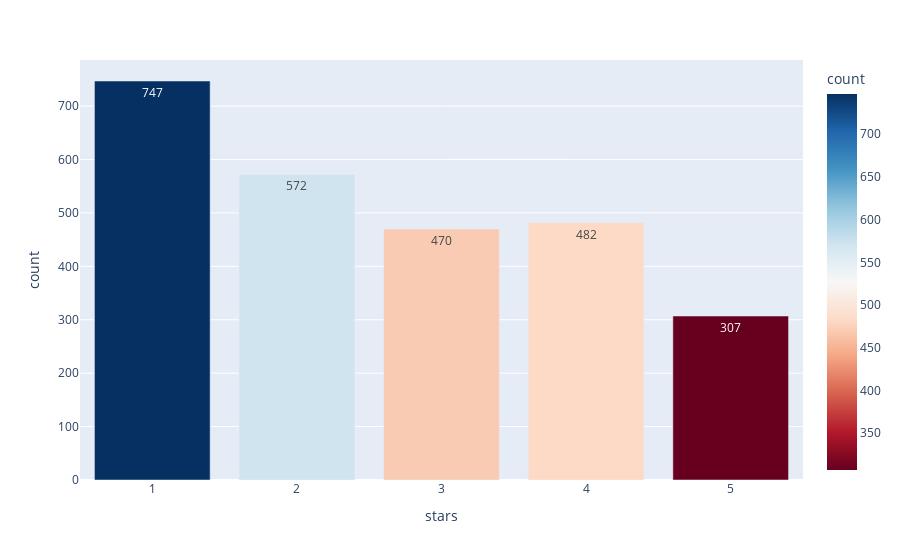

This figure's notebook cell:
### Code cell
review_df_star=review_df.groupby('stars').count().reset_index().iloc[:,0:2]
#review_df_star=review_df_star.rename(columns={"User": "Users"})
review_df_star.columns = ['stars', 'count']

#data_canada = data[data.country == 'Canada']
fig = px.bar(review_df_star, x='stars', y='count', text='count',color='count',color_continuous_scale="Rdbu")
             #color='count', height=400,)
#fig.update_traces(textposition='outside')
fig.show()
#Magma

### Figure 1 — Plotly figure (JSON) as saved in the notebook; plotly's stock layout.template omitted (floating-point values rounded to 4 significant figures)
{"data": [{"alignmentgroup": "True", "hovertemplate": "stars=%{x}<br>count=%{marker.color}<extra></extra>", "legendgroup": "", "marker": {"color": [747, 572, 470, 482, 307], "coloraxis": "coloraxis"}, "name": "", "offsetgroup": "", "orientation": "v", "showlegend": false, "text": [747, 572, 470, 482, 307], "textposition": "auto", "type": "bar", "x": [1, 2, 3, 4, 5], "xaxis": "x", "y": [747, 572, 470, 482, 307], "yaxis": "y"}], "layout": {"barmode": "relative", "coloraxis": {"colorbar": {"title": {"text": "count"}}, "colorscale": [[0, "rgb(103,0,31)"], [0.1, "rgb(178,24,43)"], [0.2, "rgb(214,96,77)"], [0.3, "rgb(244,165,130)"], [0.4, "rgb(253,219,199)"], [0.5, "rgb(247,247,247)"], [0.6, "rgb(209,229,240)"], [0.7, "rgb(146,197,222)"], [0.8, "rgb(67,147,195)"], [0.9, "rgb(33,102,172)"], [1, "rgb(5,48,97)"]]}, "legend": {"tracegroupgap": 0}, "margin": {"t": 60}, "xaxis": {"anchor": "y", "domain": [0, 1], "title": {"text": "stars"}}, "yaxis": {"anchor": "x", "domain": [0, 1], "title": {"text": "count"}}}}
